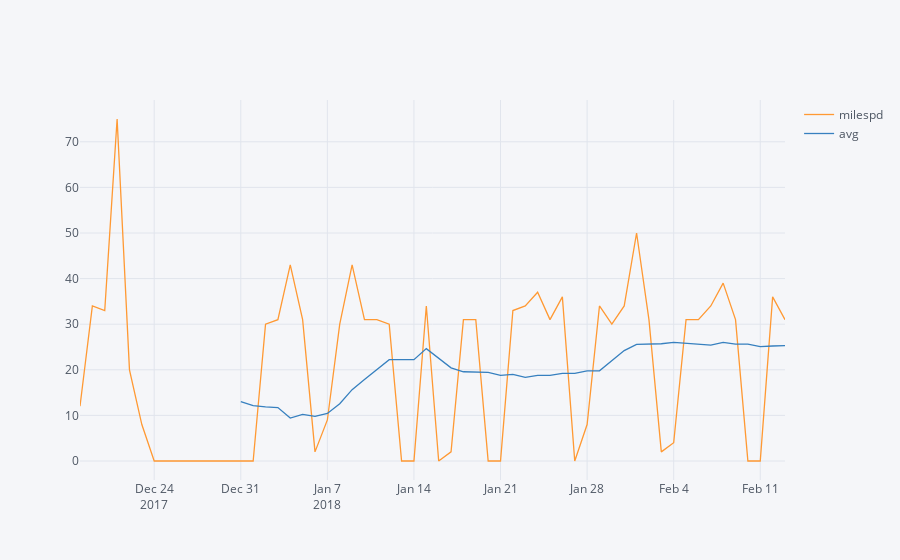

Source (notebook cell):
### Code cell
#mpd.milespd.iplot()
mpd['avg'] =mpd.milespd.rolling(14).mean()
mpd.iplot(x='dtime',y=['milespd','avg'])
#mpd.milespd.rolling(14).mean().plot(label='2 Week',linewidth=5)

### Figure 1 — Plotly figure (JSON) as saved in the notebook; plotly's stock layout.template omitted (floating-point values rounded to 4 significant figures)
{"data": [{"line": {"color": "rgba(255, 153, 51, 1.0)", "dash": "solid", "width": 1.3}, "mode": "lines", "name": "milespd", "text": "", "type": "scatter", "x": ["2017-12-18", "2017-12-19", "2017-12-20", "2017-12-21", "2017-12-22", "2017-12-23", "2017-12-24", "2017-12-25", "2017-12-26", "2017-12-27", "2017-12-28", "2017-12-29", "2017-12-30", "2017-12-31", "2018-01-01", "2018-01-02", "2018-01-03", "2018-01-04", "2018-01-05", "2018-01-06", "2018-01-07", "2018-01-08", "2018-01-09", "2018-01-10", "2018-01-11", "2018-01-12", "2018-01-13", "2018-01-14", "2018-01-15", "2018-01-16", "2018-01-17", "2018-01-18", "2018-01-19", "2018-01-20", "2018-01-21", "2018-01-22", "2018-01-23", "2018-01-24", "2018-01-25", "2018-01-26", "2018-01-27", "2018-01-28", "2018-01-29", "2018-01-30", "2018-01-31", "2018-02-01", "2018-02-02", "2018-02-03", "2018-02-04", "2018-02-05", "2018-02-06", "2018-02-07", "2018-02-08", "2018-02-09", "2018-02-10", "2018-02-11", "2018-02-12", "2018-02-13"], "y": [12, 34, 33, 75, 20, 8, 0, 0, 0, 0, 0, 0, 0, 0, 0, 30, 31, 43, 31, 2, 9, 30, 43, 31, 31, 30, 0, 0, 34, 0, 2, 31, 31, 0, 0, 33, 34, 37, 31, 36, 0, 8, 34, 30, 34, 50, 31, 2, 4, 31, 31, 34, 39, 31, 0, 0, 36, 31]}, {"line": {"color": "rgba(55, 128, 191, 1.0)", "dash": "solid", "width": 1.3}, "mode": "lines", "name": "avg", "text": "", "type": "scatter", "x": ["2017-12-18", "2017-12-19", "2017-12-20", "2017-12-21", "2017-12-22", "2017-12-23", "2017-12-24", "2017-12-25", "2017-12-26", "2017-12-27", "2017-12-28", "2017-12-29", "2017-12-30", "2017-12-31", "2018-01-01", "2018-01-02", "2018-01-03", "2018-01-04", "2018-01-05", "2018-01-06", "2018-01-07", "2018-01-08", "2018-01-09", "2018-01-10", "2018-01-11", "2018-01-12", "2018-01-13", "2018-01-14", "2018-01-15", "2018-01-16", "2018-01-17", "2018-01-18", "2018-01-19", "2018-01-20", "2018-01-21", "2018-01-22", "2018-01-23", "2018-01-24", "2018-01-25", "2018-01-26", "2018-01-27", "2018-01-28", "2018-01-29", "2018-01-30", "2018-01-31", "2018-02-01", "2018-02-02", "2018-02-03", "2018-02-04", "2018-02-05", "2018-02-06", "2018-02-07", "2018-02-08", "2018-02-09", "2018-02-10", "2018-02-11", "2018-02-12", "2018-02-13"], "y": ["", "", "", "", "", "", "", "", "", "", "", "", "", 13, 12.14, 11.86, 11.71, 9.429, 10.21, 9.786, 10.43, 12.57, 15.64, 17.86, 20.07, 22.21, 22.21, 22.21, 24.64, 22.5, 20.43, 19.57, 19.57, 19.43, 18.79, 19, 18.36, 18.79, 18.79, 19.21, 19.21, 19.79, 19.79, 21.93, 24.21, 25.57, 25.57, 25.71, 26, 25.86, 25.64, 25.43, 26, 25.64, 25.64, 25.07, 25.21, 25.29]}], "layout": {"legend": {"bgcolor": "#F5F6F9", "font": {"color": "#4D5663"}}, "paper_bgcolor": "#F5F6F9", "plot_bgcolor": "#F5F6F9", "titlefont": {"color": "#4D5663"}, "xaxis1": {"gridcolor": "#E1E5ED", "showgrid": true, "tickfont": {"color": "#4D5663"}, "title": "", "titlefont": {"color": "#4D5663"}, "zerolinecolor": "#E1E5ED"}, "yaxis1": {"gridcolor": "#E1E5ED", "showgrid": true, "tickfont": {"color": "#4D5663"}, "title": "", "titlefont": {"color": "#4D5663"}, "zerolinecolor": "#E1E5ED"}}}
